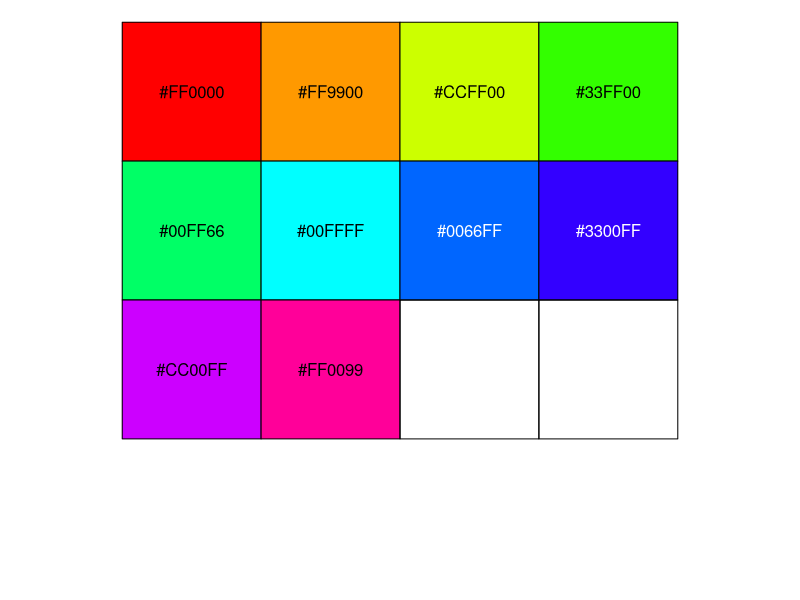
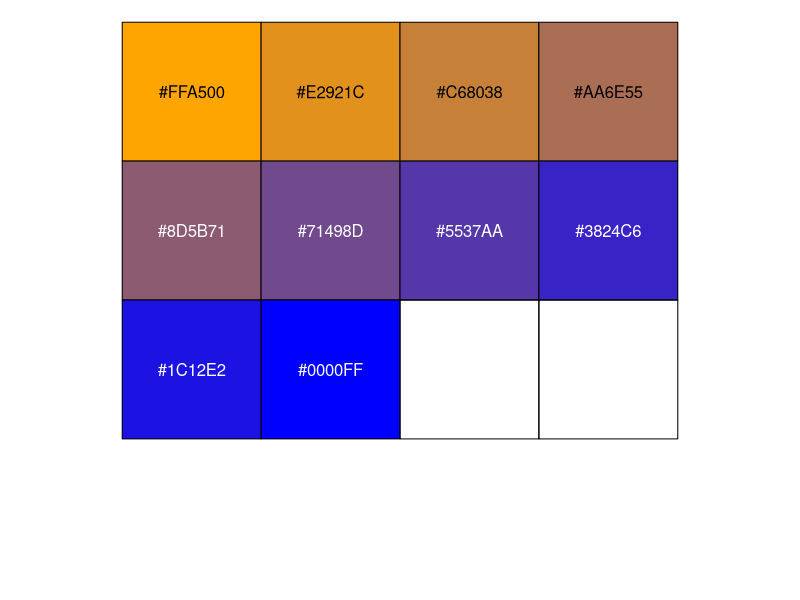
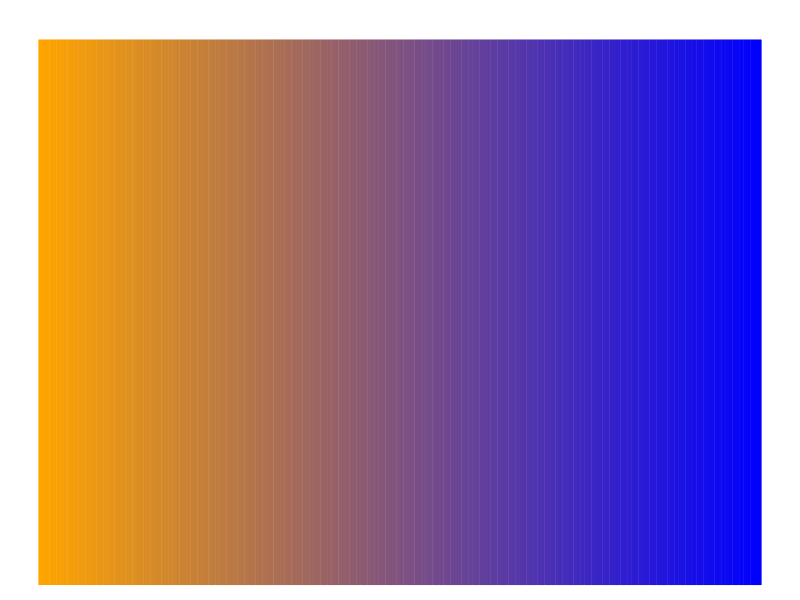
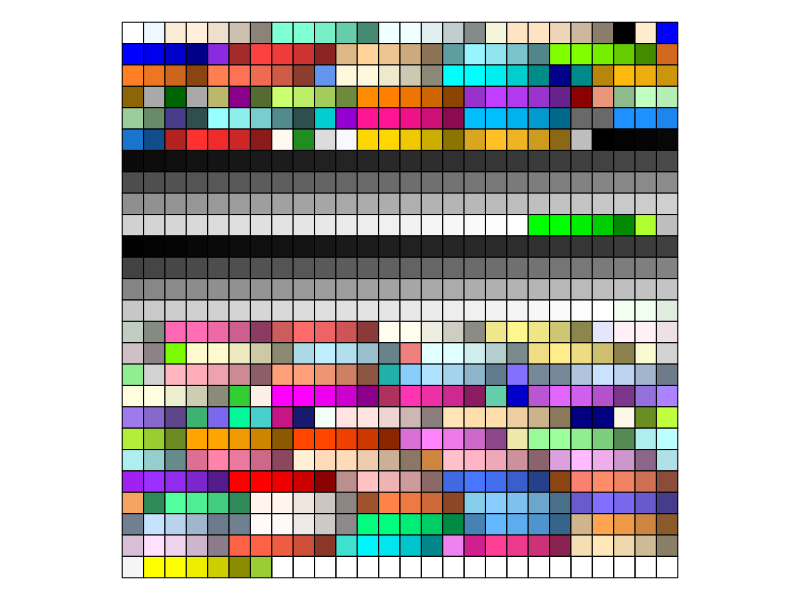
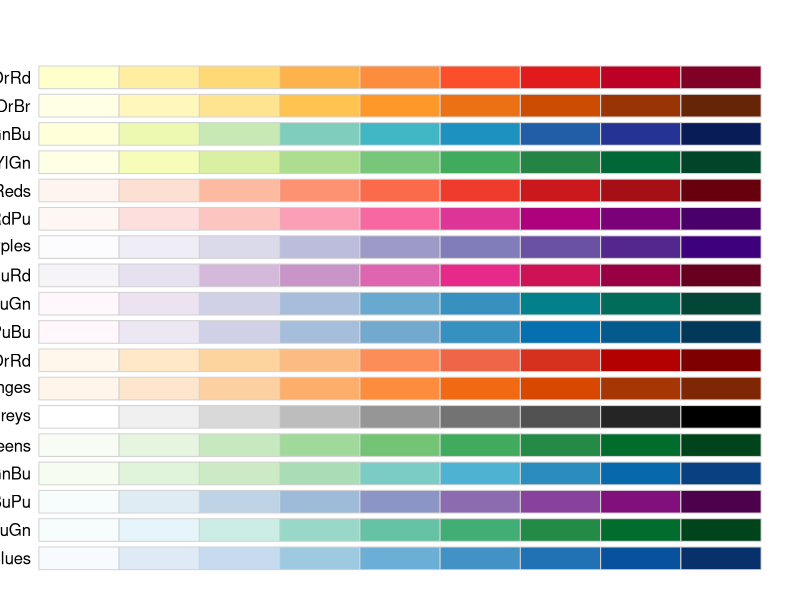
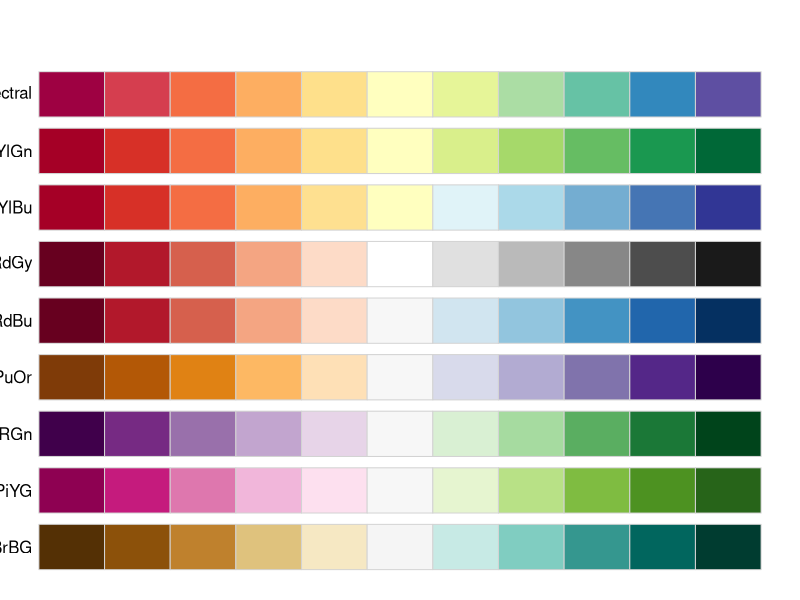
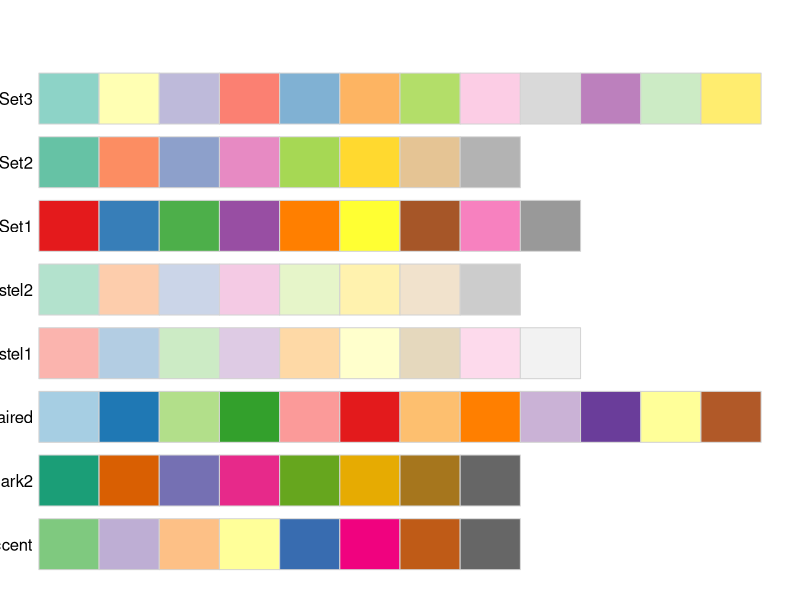
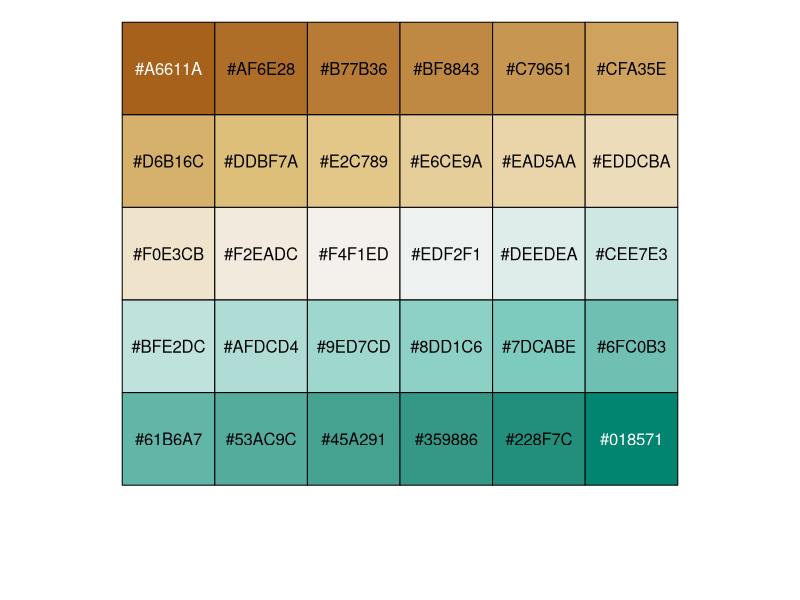

The R script that drew these images, in order:
## ---- chunk 1
knitr::opts_chunk$set(collapse = TRUE, comment = "#>", fig.width = 7, fig.height = 7, fig.align = "center")
library(scales)
library(RColorBrewer)
## ---- chunk 2
n <- 10
rainbow(n, s = 1, v = 1, start = 0, end = max(1, n - 1)/n, alpha = 1)
heat.colors(n, alpha = 1)
terrain.colors(n, alpha = 1)
topo.colors(n, alpha = 1)
cm.colors(n, alpha = 1)

## ---- chunk 3
show_col(rainbow(10),labels = T)
## ---- chunk 4
oblue <- colorRampPalette(c("orange", "blue"))
show_col(oblue(10),labels = T)
## ---- chunk 5
n <- 200
temp.col <- oblue(n)
par(mar = c(0.5,0.5,2,0.5))
barplot(rep(1,times = n),col = temp.col, border = temp.col, horiz = F, axes = FALSE)

## ---- chunk 6
head(colors(), 12)
## ---- chunk 7
show_col(colours(), labels = F)
## ---- chunk 8
display.brewer.all(type = "seq")  

## ---- chunk 9
display.brewer.all(type = "div")  
## ---- chunk 10
display.brewer.all(type = "qual")  
## ---- chunk 11
cols <- brewer_pal(palette = "Greens")(5)
cols
## ---- chunk 12
cols <- brewer_pal("div")(5)
show_col(gradient_n_pal(cols)(seq(0, 1, length.out = 30)))

